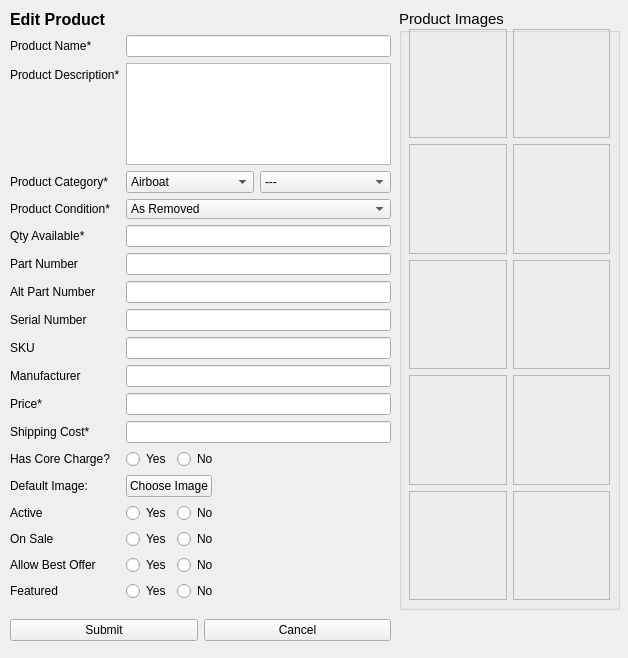
<?xml version="1.0" encoding="UTF-8"?>
<ui version="4.0">
 <class>ListItemWidget</class>
 <widget class="QWidget" name="ListItemWidget">
  <property name="geometry">
   <rect>
    <x>0</x>
    <y>0</y>
    <width>628</width>
    <height>658</height>
   </rect>
  </property>
  <property name="sizePolicy">
   <sizepolicy hsizetype="Fixed" vsizetype="Fixed">
    <horstretch>0</horstretch>
    <verstretch>0</verstretch>
   </sizepolicy>
  </property>
  <property name="maximumSize">
   <size>
    <width>628</width>
    <height>658</height>
   </size>
  </property>
  <property name="contextMenuPolicy">
   <enum>Qt::CustomContextMenu</enum>
  </property>
  <property name="windowTitle">
   <string>Edit a Product - HS Dashboard App</string>
  </property>
  <widget class="QWidget" name="verticalLayoutWidget">
   <property name="geometry">
    <rect>
     <x>10</x>
     <y>10</y>
     <width>381</width>
     <height>591</height>
    </rect>
   </property>
   <layout class="QVBoxLayout" name="verticalLayout">
    <item>
     <widget class="QLabel" name="newproduct_lbl">
      <property name="sizePolicy">
       <sizepolicy hsizetype="Fixed" vsizetype="Fixed">
        <horstretch>0</horstretch>
        <verstretch>0</verstretch>
       </sizepolicy>
      </property>
      <property name="font">
       <font>
        <pointsize>12</pointsize>
        <weight>75</weight>
        <bold>true</bold>
       </font>
      </property>
      <property name="text">
       <string>Edit Product</string>
      </property>
     </widget>
    </item>
    <item>
     <layout class="QFormLayout" name="formLayout">
      <item row="0" column="0">
       <widget class="QLabel" name="name_lbl">
        <property name="text">
         <string>Product Name*</string>
        </property>
       </widget>
      </item>
      <item row="0" column="1">
       <widget class="QLineEdit" name="name_le"/>
      </item>
      <item row="1" column="0">
       <widget class="QLabel" name="desc_lbl">
        <property name="text">
         <string>Product Description*</string>
        </property>
       </widget>
      </item>
      <item row="1" column="1">
       <widget class="QTextEdit" name="desc_te"/>
      </item>
      <item row="2" column="0">
       <widget class="QLabel" name="cat_lbl">
        <property name="text">
         <string>Product Category*</string>
        </property>
       </widget>
      </item>
      <item row="2" column="1">
       <layout class="QHBoxLayout" name="horizontalLayout_10">
        <item>
         <widget class="QComboBox" name="cat_options">
          <property name="sizePolicy">
           <sizepolicy hsizetype="Fixed" vsizetype="Fixed">
            <horstretch>0</horstretch>
            <verstretch>0</verstretch>
           </sizepolicy>
          </property>
          <property name="currentIndex">
           <number>0</number>
          </property>
          <item>
           <property name="text">
            <string>Airboat</string>
           </property>
          </item>
          <item>
           <property name="text">
            <string>Aircraft For Sale</string>
           </property>
          </item>
          <item>
           <property name="text">
            <string>Airframe</string>
           </property>
          </item>
          <item>
           <property name="text">
            <string>Art</string>
           </property>
          </item>
          <item>
           <property name="text">
            <string>Avionics</string>
           </property>
          </item>
          <item>
           <property name="text">
            <string>Electrical</string>
           </property>
          </item>
          <item>
           <property name="text">
            <string>Experimental</string>
           </property>
          </item>
          <item>
           <property name="text">
            <string>Hardware &amp; Tools</string>
           </property>
          </item>
          <item>
           <property name="text">
            <string>Landing Gear</string>
           </property>
          </item>
          <item>
           <property name="text">
            <string>Misc</string>
           </property>
          </item>
          <item>
           <property name="text">
            <string>Pilot Supplies</string>
           </property>
          </item>
          <item>
           <property name="text">
            <string>Powerplant</string>
           </property>
          </item>
          <item>
           <property name="text">
            <string>Wheels &amp; Brakes</string>
           </property>
          </item>
         </widget>
        </item>
        <item>
         <widget class="QComboBox" name="subcat_options">
          <item>
           <property name="text">
            <string>---</string>
           </property>
          </item>
          <item>
           <property name="text">
            <string>Aerobatic</string>
           </property>
          </item>
          <item>
           <property name="text">
            <string>Aeronca</string>
           </property>
          </item>
          <item>
           <property name="text">
            <string>Amphibian</string>
           </property>
          </item>
          <item>
           <property name="text">
            <string>Antique</string>
           </property>
          </item>
          <item>
           <property name="text">
            <string>Beechcraft</string>
           </property>
          </item>
          <item>
           <property name="text">
            <string>Bellanca</string>
           </property>
          </item>
          <item>
           <property name="text">
            <string>Cessna</string>
           </property>
          </item>
          <item>
           <property name="text">
            <string>Cirrus</string>
           </property>
          </item>
          <item>
           <property name="text">
            <string>Control Surfaces</string>
           </property>
          </item>
          <item>
           <property name="text">
            <string>General Parts</string>
           </property>
          </item>
          <item>
           <property name="text">
            <string>Helicopter</string>
           </property>
          </item>
          <item>
           <property name="text">
            <string>Interior</string>
           </property>
          </item>
          <item>
           <property name="text">
            <string>Luscombe</string>
           </property>
          </item>
          <item>
           <property name="text">
            <string>Mooney</string>
           </property>
          </item>
          <item>
           <property name="text">
            <string>Other</string>
           </property>
          </item>
          <item>
           <property name="text">
            <string>Piper</string>
           </property>
          </item>
          <item>
           <property name="text">
            <string>Taylorcraft</string>
           </property>
          </item>
          <item>
           <property name="text">
            <string>Warbird</string>
           </property>
          </item>
          <item>
           <property name="text">
            <string>Antennas</string>
           </property>
          </item>
          <item>
           <property name="text">
            <string>Audio Panels</string>
           </property>
          </item>
          <item>
           <property name="text">
            <string>AutoPilot</string>
           </property>
          </item>
          <item>
           <property name="text">
            <string>ELTs</string>
           </property>
          </item>
          <item>
           <property name="text">
            <string>Engine Monitors</string>
           </property>
          </item>
          <item>
           <property name="text">
            <string>GPS</string>
           </property>
          </item>
          <item>
           <property name="text">
            <string>Indicators</string>
           </property>
          </item>
          <item>
           <property name="text">
            <string>Intercoms</string>
           </property>
          </item>
          <item>
           <property name="text">
            <string>Nav/Coms</string>
           </property>
          </item>
          <item>
           <property name="text">
            <string>Other</string>
           </property>
          </item>
          <item>
           <property name="text">
            <string>Packages</string>
           </property>
          </item>
          <item>
           <property name="text">
            <string>Pitot Tubes</string>
           </property>
          </item>
          <item>
           <property name="text">
            <string>Transponders</string>
           </property>
          </item>
          <item>
           <property name="text">
            <string>Trays &amp; Connectors</string>
           </property>
          </item>
          <item>
           <property name="text">
            <string>Weather Systems</string>
           </property>
          </item>
          <item>
           <property name="text">
            <string>Batteries</string>
           </property>
          </item>
          <item>
           <property name="text">
            <string>Lighting</string>
           </property>
          </item>
          <item>
           <property name="text">
            <string>Other</string>
           </property>
          </item>
          <item>
           <property name="text">
            <string>Jacks</string>
           </property>
          </item>
          <item>
           <property name="text">
            <string>Nuts &amp; Bolts</string>
           </property>
          </item>
          <item>
           <property name="text">
            <string>Other</string>
           </property>
          </item>
          <item>
           <property name="text">
            <string>Rivets</string>
           </property>
          </item>
          <item>
           <property name="text">
            <string>Testing Equipment</string>
           </property>
          </item>
          <item>
           <property name="text">
            <string>Tools</string>
           </property>
          </item>
          <item>
           <property name="text">
            <string>Amphibian</string>
           </property>
          </item>
          <item>
           <property name="text">
            <string>Skis</string>
           </property>
          </item>
          <item>
           <property name="text">
            <string>Tailwheel</string>
           </property>
          </item>
          <item>
           <property name="text">
            <string>Tires &amp; Tubes</string>
           </property>
          </item>
          <item>
           <property name="text">
            <string>Wheels &amp; Brakes</string>
           </property>
          </item>
          <item>
           <property name="text">
            <string>Aviator Accessories</string>
           </property>
          </item>
          <item>
           <property name="text">
            <string>Bags</string>
           </property>
          </item>
          <item>
           <property name="text">
            <string>Books</string>
           </property>
          </item>
          <item>
           <property name="text">
            <string>Collectibles</string>
           </property>
          </item>
          <item>
           <property name="text">
            <string>Covers &amp; Accessories</string>
           </property>
          </item>
          <item>
           <property name="text">
            <string>Headsets</string>
           </property>
          </item>
          <item>
           <property name="text">
            <string>Manuals</string>
           </property>
          </item>
          <item>
           <property name="text">
            <string>Oils, Liquids &amp; Sprays</string>
           </property>
          </item>
          <item>
           <property name="text">
            <string>Other</string>
           </property>
          </item>
          <item>
           <property name="text">
            <string>Pilot Wear</string>
           </property>
          </item>
          <item>
           <property name="text">
            <string>Safety</string>
           </property>
          </item>
          <item>
           <property name="text">
            <string>Stickers &amp; Decals</string>
           </property>
          </item>
          <item>
           <property name="text">
            <string>Tow</string>
           </property>
          </item>
          <item>
           <property name="text">
            <string>Engine Parts</string>
           </property>
          </item>
          <item>
           <property name="text">
            <string>Engines</string>
           </property>
          </item>
          <item>
           <property name="text">
            <string>Environmental</string>
           </property>
          </item>
          <item>
           <property name="text">
            <string>Exhaust</string>
           </property>
          </item>
          <item>
           <property name="text">
            <string>Fuel System</string>
           </property>
          </item>
          <item>
           <property name="text">
            <string>General Parts</string>
           </property>
          </item>
          <item>
           <property name="text">
            <string>Propellers</string>
           </property>
          </item>
         </widget>
        </item>
       </layout>
      </item>
      <item row="3" column="0">
       <widget class="QLabel" name="cond_lbl">
        <property name="text">
         <string>Product Condition*</string>
        </property>
       </widget>
      </item>
      <item row="3" column="1">
       <widget class="QComboBox" name="cond_options">
        <property name="sizePolicy">
         <sizepolicy hsizetype="Ignored" vsizetype="Fixed">
          <horstretch>0</horstretch>
          <verstretch>0</verstretch>
         </sizepolicy>
        </property>
        <property name="minimumSize">
         <size>
          <width>50</width>
          <height>20</height>
         </size>
        </property>
        <property name="baseSize">
         <size>
          <width>50</width>
          <height>0</height>
         </size>
        </property>
        <item>
         <property name="text">
          <string>As Removed</string>
         </property>
        </item>
        <item>
         <property name="text">
          <string>Serviceable</string>
         </property>
        </item>
        <item>
         <property name="text">
          <string>Overhauled</string>
         </property>
        </item>
        <item>
         <property name="text">
          <string>New Stock</string>
         </property>
        </item>
        <item>
         <property name="text">
          <string>Repairable</string>
         </property>
        </item>
        <item>
         <property name="text">
          <string>New Surplus (NOS)</string>
         </property>
        </item>
        <item>
         <property name="text">
          <string>Beyond Repair</string>
         </property>
        </item>
        <item>
         <property name="text">
          <string>Unknown</string>
         </property>
        </item>
        <item>
         <property name="text">
          <string>Core</string>
         </property>
        </item>
       </widget>
      </item>
      <item row="4" column="0">
       <widget class="QLabel" name="qty_lbl">
        <property name="text">
         <string>Qty Available*</string>
        </property>
       </widget>
      </item>
      <item row="4" column="1">
       <widget class="QLineEdit" name="qty_le"/>
      </item>
      <item row="5" column="0">
       <widget class="QLabel" name="mpn_lbl">
        <property name="text">
         <string>Part Number</string>
        </property>
       </widget>
      </item>
      <item row="5" column="1">
       <widget class="QLineEdit" name="pn_le"/>
      </item>
      <item row="6" column="0">
       <widget class="QLabel" name="ampn_lbl">
        <property name="text">
         <string>Alt Part Number</string>
        </property>
       </widget>
      </item>
      <item row="6" column="1">
       <widget class="QLineEdit" name="apn_le"/>
      </item>
      <item row="7" column="0">
       <widget class="QLabel" name="sn_lbl">
        <property name="text">
         <string>Serial Number</string>
        </property>
       </widget>
      </item>
      <item row="7" column="1">
       <widget class="QLineEdit" name="sn_le"/>
      </item>
      <item row="8" column="0">
       <widget class="QLabel" name="sku_lbl">
        <property name="text">
         <string>SKU</string>
        </property>
       </widget>
      </item>
      <item row="8" column="1">
       <widget class="QLineEdit" name="sku_le"/>
      </item>
      <item row="9" column="0">
       <widget class="QLabel" name="mfr_lbl">
        <property name="text">
         <string>Manufacturer</string>
        </property>
       </widget>
      </item>
      <item row="9" column="1">
       <widget class="QLineEdit" name="mfr_le"/>
      </item>
      <item row="10" column="0">
       <widget class="QLabel" name="price_lbl">
        <property name="text">
         <string>Price*</string>
        </property>
       </widget>
      </item>
      <item row="10" column="1">
       <widget class="QLineEdit" name="price_le"/>
      </item>
      <item row="11" column="0">
       <widget class="QLabel" name="ship_lbl">
        <property name="text">
         <string>Shipping Cost*</string>
        </property>
       </widget>
      </item>
      <item row="11" column="1">
       <widget class="QLineEdit" name="ship_le"/>
      </item>
      <item row="12" column="0">
       <widget class="QLabel" name="core_lbl">
        <property name="text">
         <string>Has Core Charge?</string>
        </property>
       </widget>
      </item>
      <item row="12" column="1">
       <layout class="QHBoxLayout" name="horizontalLayout">
        <item>
         <widget class="QRadioButton" name="core_yes">
          <property name="sizePolicy">
           <sizepolicy hsizetype="Fixed" vsizetype="Fixed">
            <horstretch>0</horstretch>
            <verstretch>0</verstretch>
           </sizepolicy>
          </property>
          <property name="text">
           <string>Yes</string>
          </property>
          <attribute name="buttonGroup">
           <string notr="true">coreBtnGroup</string>
          </attribute>
         </widget>
        </item>
        <item>
         <widget class="QRadioButton" name="core_no">
          <property name="sizePolicy">
           <sizepolicy hsizetype="Minimum" vsizetype="Fixed">
            <horstretch>0</horstretch>
            <verstretch>0</verstretch>
           </sizepolicy>
          </property>
          <property name="text">
           <string>No</string>
          </property>
          <attribute name="buttonGroup">
           <string notr="true">coreBtnGroup</string>
          </attribute>
         </widget>
        </item>
       </layout>
      </item>
      <item row="13" column="0">
       <widget class="QLabel" name="img_lbl">
        <property name="text">
         <string>Default Image:</string>
        </property>
       </widget>
      </item>
      <item row="13" column="1">
       <widget class="QPushButton" name="img_upload_btn">
        <property name="sizePolicy">
         <sizepolicy hsizetype="Fixed" vsizetype="Fixed">
          <horstretch>0</horstretch>
          <verstretch>0</verstretch>
         </sizepolicy>
        </property>
        <property name="text">
         <string>Choose Image</string>
        </property>
       </widget>
      </item>
      <item row="14" column="0">
       <widget class="QLabel" name="active_lbl">
        <property name="text">
         <string>Active</string>
        </property>
       </widget>
      </item>
      <item row="14" column="1">
       <layout class="QHBoxLayout" name="horizontalLayout_6">
        <item>
         <widget class="QRadioButton" name="active_yes">
          <property name="sizePolicy">
           <sizepolicy hsizetype="Fixed" vsizetype="Fixed">
            <horstretch>0</horstretch>
            <verstretch>0</verstretch>
           </sizepolicy>
          </property>
          <property name="text">
           <string>Yes</string>
          </property>
          <attribute name="buttonGroup">
           <string notr="true">activeBtnGroup</string>
          </attribute>
         </widget>
        </item>
        <item>
         <widget class="QRadioButton" name="active_no">
          <property name="text">
           <string>No</string>
          </property>
          <attribute name="buttonGroup">
           <string notr="true">activeBtnGroup</string>
          </attribute>
         </widget>
        </item>
       </layout>
      </item>
      <item row="15" column="0">
       <widget class="QLabel" name="onsale_lbl">
        <property name="text">
         <string>On Sale</string>
        </property>
       </widget>
      </item>
      <item row="15" column="1">
       <layout class="QHBoxLayout" name="horizontalLayout_7">
        <item>
         <widget class="QRadioButton" name="sale_yes">
          <property name="sizePolicy">
           <sizepolicy hsizetype="Fixed" vsizetype="Fixed">
            <horstretch>0</horstretch>
            <verstretch>0</verstretch>
           </sizepolicy>
          </property>
          <property name="text">
           <string>Yes</string>
          </property>
          <attribute name="buttonGroup">
           <string notr="true">saleBtnGroup</string>
          </attribute>
         </widget>
        </item>
        <item>
         <widget class="QRadioButton" name="sale_no">
          <property name="text">
           <string>No</string>
          </property>
          <attribute name="buttonGroup">
           <string notr="true">saleBtnGroup</string>
          </attribute>
         </widget>
        </item>
       </layout>
      </item>
      <item row="16" column="0">
       <widget class="QLabel" name="offer_lbl">
        <property name="text">
         <string>Allow Best Offer</string>
        </property>
       </widget>
      </item>
      <item row="16" column="1">
       <layout class="QHBoxLayout" name="horizontalLayout_8">
        <item>
         <widget class="QRadioButton" name="offer_yes">
          <property name="sizePolicy">
           <sizepolicy hsizetype="Fixed" vsizetype="Fixed">
            <horstretch>0</horstretch>
            <verstretch>0</verstretch>
           </sizepolicy>
          </property>
          <property name="text">
           <string>Yes</string>
          </property>
          <attribute name="buttonGroup">
           <string notr="true">offerBtnGroup</string>
          </attribute>
         </widget>
        </item>
        <item>
         <widget class="QRadioButton" name="offer_no">
          <property name="text">
           <string>No</string>
          </property>
          <attribute name="buttonGroup">
           <string notr="true">offerBtnGroup</string>
          </attribute>
         </widget>
        </item>
       </layout>
      </item>
      <item row="17" column="0">
       <widget class="QLabel" name="feat_lbl">
        <property name="text">
         <string>Featured</string>
        </property>
       </widget>
      </item>
      <item row="17" column="1">
       <layout class="QHBoxLayout" name="horizontalLayout_9">
        <item>
         <widget class="QRadioButton" name="feat_yes">
          <property name="sizePolicy">
           <sizepolicy hsizetype="Fixed" vsizetype="Fixed">
            <horstretch>0</horstretch>
            <verstretch>0</verstretch>
           </sizepolicy>
          </property>
          <property name="text">
           <string>Yes</string>
          </property>
          <attribute name="buttonGroup">
           <string notr="true">featBtnGroup</string>
          </attribute>
         </widget>
        </item>
        <item>
         <widget class="QRadioButton" name="feat_no">
          <property name="text">
           <string>No</string>
          </property>
          <attribute name="buttonGroup">
           <string notr="true">featBtnGroup</string>
          </attribute>
         </widget>
        </item>
       </layout>
      </item>
     </layout>
    </item>
   </layout>
  </widget>
  <widget class="QGroupBox" name="img_groupbox">
   <property name="geometry">
    <rect>
     <x>399</x>
     <y>9</y>
     <width>221</width>
     <height>601</height>
    </rect>
   </property>
   <property name="font">
    <font>
     <pointsize>11</pointsize>
     <weight>50</weight>
     <bold>false</bold>
     <underline>false</underline>
    </font>
   </property>
   <property name="contextMenuPolicy">
    <enum>Qt::NoContextMenu</enum>
   </property>
   <property name="title">
    <string>Product Images</string>
   </property>
   <widget class="QWidget" name="gridLayoutWidget">
    <property name="geometry">
     <rect>
      <x>10</x>
      <y>20</y>
      <width>201</width>
      <height>571</height>
     </rect>
    </property>
    <layout class="QGridLayout" name="gridLayout">
     <item row="0" column="0">
      <widget class="QLabel" name="img1_lbl">
       <property name="contextMenuPolicy">
        <enum>Qt::CustomContextMenu</enum>
       </property>
       <property name="frameShape">
        <enum>QFrame::StyledPanel</enum>
       </property>
       <property name="text">
        <string/>
       </property>
      </widget>
     </item>
     <item row="0" column="1">
      <widget class="QLabel" name="img2_lbl">
       <property name="contextMenuPolicy">
        <enum>Qt::CustomContextMenu</enum>
       </property>
       <property name="frameShape">
        <enum>QFrame::StyledPanel</enum>
       </property>
       <property name="text">
        <string/>
       </property>
      </widget>
     </item>
     <item row="3" column="0">
      <widget class="QLabel" name="img7_lbl">
       <property name="contextMenuPolicy">
        <enum>Qt::CustomContextMenu</enum>
       </property>
       <property name="frameShape">
        <enum>QFrame::StyledPanel</enum>
       </property>
       <property name="text">
        <string/>
       </property>
      </widget>
     </item>
     <item row="1" column="1">
      <widget class="QLabel" name="img4_lbl">
       <property name="contextMenuPolicy">
        <enum>Qt::CustomContextMenu</enum>
       </property>
       <property name="frameShape">
        <enum>QFrame::StyledPanel</enum>
       </property>
       <property name="text">
        <string/>
       </property>
      </widget>
     </item>
     <item row="3" column="1">
      <widget class="QLabel" name="img8_lbl">
       <property name="contextMenuPolicy">
        <enum>Qt::CustomContextMenu</enum>
       </property>
       <property name="frameShape">
        <enum>QFrame::StyledPanel</enum>
       </property>
       <property name="text">
        <string/>
       </property>
      </widget>
     </item>
     <item row="2" column="0">
      <widget class="QLabel" name="img5_lbl">
       <property name="contextMenuPolicy">
        <enum>Qt::CustomContextMenu</enum>
       </property>
       <property name="frameShape">
        <enum>QFrame::StyledPanel</enum>
       </property>
       <property name="text">
        <string/>
       </property>
      </widget>
     </item>
     <item row="2" column="1">
      <widget class="QLabel" name="img6_lbl">
       <property name="contextMenuPolicy">
        <enum>Qt::CustomContextMenu</enum>
       </property>
       <property name="frameShape">
        <enum>QFrame::StyledPanel</enum>
       </property>
       <property name="text">
        <string/>
       </property>
      </widget>
     </item>
     <item row="1" column="0">
      <widget class="QLabel" name="img3_lbl">
       <property name="contextMenuPolicy">
        <enum>Qt::CustomContextMenu</enum>
       </property>
       <property name="frameShape">
        <enum>QFrame::StyledPanel</enum>
       </property>
       <property name="text">
        <string/>
       </property>
      </widget>
     </item>
     <item row="4" column="0">
      <widget class="QLabel" name="img9_lbl">
       <property name="contextMenuPolicy">
        <enum>Qt::CustomContextMenu</enum>
       </property>
       <property name="frameShape">
        <enum>QFrame::StyledPanel</enum>
       </property>
       <property name="text">
        <string/>
       </property>
      </widget>
     </item>
     <item row="4" column="1">
      <widget class="QLabel" name="img10_lbl">
       <property name="contextMenuPolicy">
        <enum>Qt::CustomContextMenu</enum>
       </property>
       <property name="frameShape">
        <enum>QFrame::StyledPanel</enum>
       </property>
       <property name="text">
        <string/>
       </property>
       <property name="textInteractionFlags">
        <set>Qt::NoTextInteraction</set>
       </property>
      </widget>
     </item>
    </layout>
   </widget>
  </widget>
  <widget class="QWidget" name="horizontalLayoutWidget_7">
   <property name="geometry">
    <rect>
     <x>10</x>
     <y>610</y>
     <width>381</width>
     <height>41</height>
    </rect>
   </property>
   <layout class="QHBoxLayout" name="horizontalLayout_11">
    <item>
     <widget class="QPushButton" name="upload_new_button">
      <property name="text">
       <string>Submit</string>
      </property>
     </widget>
    </item>
    <item>
     <widget class="QPushButton" name="cancel_new_button">
      <property name="text">
       <string>Cancel</string>
      </property>
     </widget>
    </item>
   </layout>
  </widget>
 </widget>
 <tabstops>
  <tabstop>name_le</tabstop>
  <tabstop>desc_te</tabstop>
  <tabstop>cat_options</tabstop>
  <tabstop>subcat_options</tabstop>
  <tabstop>cond_options</tabstop>
  <tabstop>qty_le</tabstop>
  <tabstop>pn_le</tabstop>
  <tabstop>apn_le</tabstop>
  <tabstop>sn_le</tabstop>
  <tabstop>sku_le</tabstop>
  <tabstop>mfr_le</tabstop>
  <tabstop>price_le</tabstop>
  <tabstop>ship_le</tabstop>
  <tabstop>core_yes</tabstop>
  <tabstop>core_no</tabstop>
  <tabstop>img_upload_btn</tabstop>
  <tabstop>active_yes</tabstop>
  <tabstop>active_no</tabstop>
  <tabstop>sale_yes</tabstop>
  <tabstop>sale_no</tabstop>
  <tabstop>offer_yes</tabstop>
  <tabstop>offer_no</tabstop>
  <tabstop>feat_yes</tabstop>
  <tabstop>feat_no</tabstop>
  <tabstop>upload_new_button</tabstop>
  <tabstop>cancel_new_button</tabstop>
 </tabstops>
 <resources/>
 <connections>
  <connection>
   <sender>cancel_new_button</sender>
   <signal>clicked()</signal>
   <receiver>ListItemWidget</receiver>
   <slot>close()</slot>
   <hints>
    <hint type="sourcelabel">
     <x>296</x>
     <y>630</y>
    </hint>
    <hint type="destinationlabel">
     <x>313</x>
     <y>328</y>
    </hint>
   </hints>
  </connection>
 </connections>
 <buttongroups>
  <buttongroup name="activeBtnGroup"/>
  <buttongroup name="featBtnGroup"/>
  <buttongroup name="offerBtnGroup"/>
  <buttongroup name="saleBtnGroup"/>
  <buttongroup name="coreBtnGroup"/>
 </buttongroups>
</ui>
